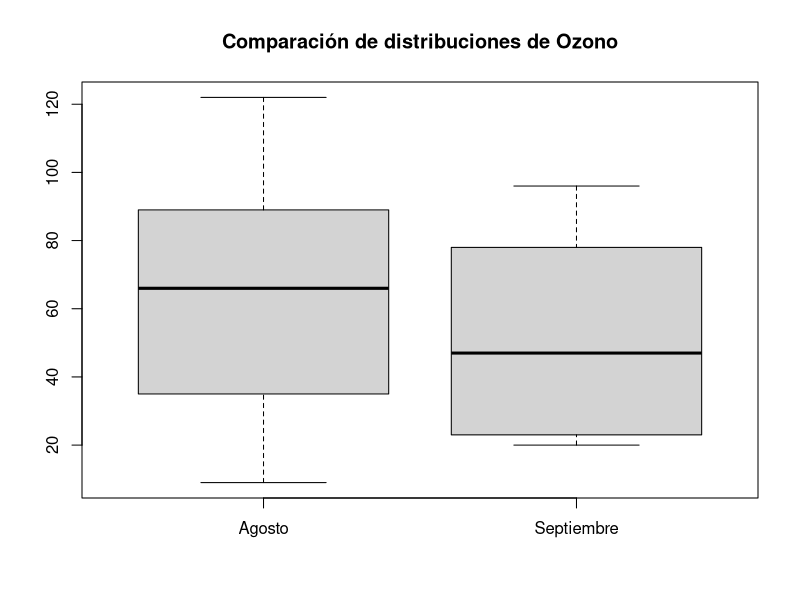

The R source for this figure:
## ---- chunk 1
library(datasets)

## ---- chunk 2

#Esta prueba se llama prueba U de Mann-Whitney o prueba de wilcoxon-mann-whitney
#Es una alternativa no paramétrica a la prueba t de student para dos muestras independientes.


## ---- chunk 3
#Realizamos la prueba, primero definimos los datos de la prueba.

# Ingresar los datos
Interfaz_A <- c(2.7, 6.6, 1.6, 5.1, 3.7, 6.1, 5.0, 1.4, 1.8, 1.5, 3.0, 5.3)

Interfaz_B <- c(5.0, 1.4, 5.6, 4.6, 6.7, 2.7, 1.3, 6.3, 3.7, 1.3, 6.8)

#Establecemos el nivel de significancia.
alpha <- 0.5

#Realizamos la prueba

Prueba_wilcoxon <- wilcox.test(Interfaz_A, Interfaz_B, alternative = "two.sided", conf.level = 1 - alpha)

#Se utilizan ambos vectores de interfaces, se utiliza una prueba bilatera, debido a que la hipotesis nula se define como diferencias en ambos sentidos, y se establece el nivel de significancia.

#Mostramos los resultados
print(Prueba_wilcoxon)

## ---- chunk 4
# Ingresar los datos
Interfaz_A2 <- c(2.9, 6.1, 6.7, 4.7, 6.4, 5.7, 2.7, 6.9, 1.7, 6.4)

Interfaz_B2 <- c(6.0, 2.8, 1.3, 4.7, 3.1, 1.8, 2.9, 4.0, 2.3, 1.6)

alpha_2 <- 0.05

#Realizamos la prueba

Prueba_wilcoxon2 <- wilcox.test(Interfaz_A2, Interfaz_B2, paired = TRUE, alternative = "greater", conf.level = 1 - alpha_2)

#Se utilizan ambos vectores de datos, se utiliza paires = TRUE para indicar que se quiere utilizar e metodo de rangos con signo, y se utiliza greater, ya que nuestra Ha, es que la interfaz A es mejor que la B, siendo esta A>B. y se establece el nivel de significancia.

#Mostramos el resultado
print(Prueba_wilcoxon2)
## ---- chunk 5
# Cargamos los datos.
data(airquality)

#Mostramos los primeros datos
head(airquality)
## ---- chunk 6
library(dplyr)
#Filtramos los datos de agosto y septiembre para el ozono
datos_septiembre <- airquality %>% filter(Month == 9) %>% select(Ozone) %>% slice(1:9) %>% pull()
datos_agosto <- airquality %>% filter(Month == 8) %>% select(Ozone) %>% slice(1:9) %>% pull()


## ---- chunk 7
# Crear diagramas de caja para comparar distribuciones
boxplot(datos_agosto, datos_septiembre, names = c("Agosto", "Septiembre"), main = "Comparación de distribuciones de Ozono")


dataframe <- data.frame(datos_agosto, datos_septiembre)
#Cambiamos el nombre de las columnas
colnames(dataframe) <- c("Agosto", "Septiembre")

print(dataframe)

#Definimos las hipótesis:

#H0: No hay diferencia en la calidad del aire respecto del ozono los primeros 9 días de agosto que los primeros 9 días de septiembre.

#Ha: Hay diferencia en la calidad del aire respecto del ozono los primeros 9 días de agosto que los primeros 9 días de septiembre.

#Realizamos la prueba
alpha <- 0.05
Prueba_wilcoxon <- wilcox.test(datos_agosto, datos_septiembre, alternative = "two.sided", conf.level = 1-alpha)

#Mostramos los resultados.
print(Prueba_wilcoxon)




## ---- chunk 8
library(dplyr)
#Cargamos los datos

datos <- read.csv("EP07 Datos.csv")

#Mostramos los primeros
head(datos)
## ---- chunk 9
#Filtramos los datos


datos_filtrado <- datos %>% filter(n.nodos >= 75) %>% select(tiempo.B,tiempo.C)

Tiempo_B = datos_filtrado$tiempo.B
Tiempo_C = datos_filtrado$tiempo.C

#Ponemos la semilla 23, para obtener datos randoms 23 Para B y 20 para C

set.seed(23)

#Obtenemos las muestras aleatorias

muestra_B <- sample(Tiempo_B, 23)
muestra_C <- sample(Tiempo_C, 20)

#Seleccion de prueba

#Como el enunciado nos pide verificar diferencias de ejecucion entre B y C, y no se puede asumir que los datos provienen de una distribucion normal, utilizaremos la prueba de suma de rangos de wilcoxon.

#Definimos las hipotesis

#H0: No hay diferencias significativas en el tiempo de ejecucion entre las versiones B y C del algoritmo cuando las instancias tienen 75 o más nodos.

#Ha: Hay diferencias significativas en el tiempo de ejecucion entre las versiones B y C del algoritmo cuando las instancias tienen 75 o más nodos.

#verificacion de condiciones:

#1.- Los datos deben ser independientes: Los datos son independientes, ya los tiempos de los algorithmos no dependen de los otros.

#2.- La escala de medicion empleada para ambas muestras debe ser a lo menos ordinal: Los tiempos de ejecucion son una escala de medicion ordinal.

#Realizamos la prueba de wilcoxom.

#definimos el nivel de significancia
alpha <- 0.05
prueba_wilcoxon <- wilcox.test(muestra_B, muestra_C, alternative = "two.sided", conf.level = 1-alpha)

print(prueba_wilcoxon)

#Con un valor de P obtenido de 0.000252, podemos rechazar la hipotesis nula, por lo que podemos concluir con un 95% de confianza que hay diferencias significativas en el tiempo de ejecucion entre las versiones B y C del algoritmo cuando las instancias tienen 75 o más nodos.
